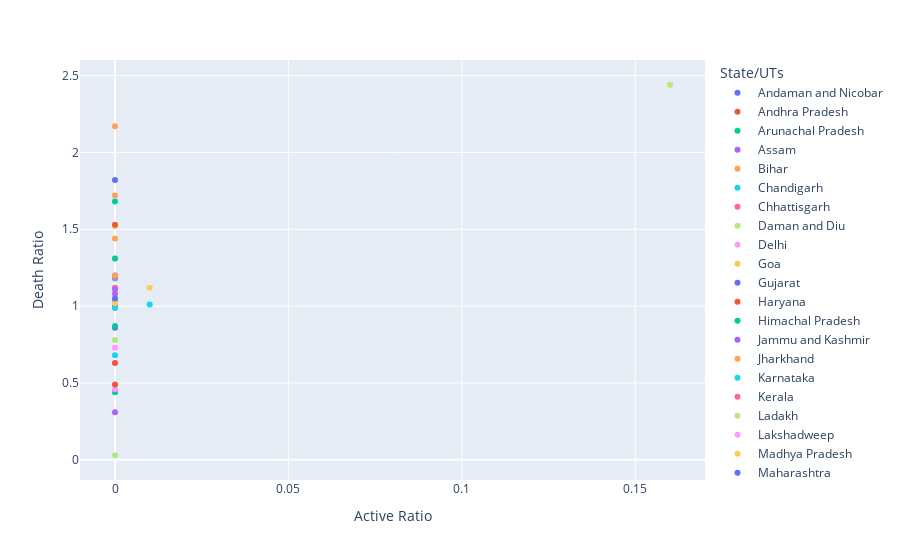

Notebook code cell kept with this figure:
### Markdown cell above
**Insight**   
  Even after having the highest number of covid cases in maharastra its death ratio is 1.82% while other state like punjab have high death ratio i.e 2.44%  
  Similarly we can compare other states with one another to make a report on Death Ratio.

### Code cell
import pandas as pd
import plotly.express as px

# Create a scatter plot using Plotly Express
px.scatter(df, x='Active Ratio',y='Death Ratio', color=df['State/UTs'])

### Figure 1 — Plotly figure (JSON) as saved in the notebook; plotly's stock layout.template omitted (floating-point values rounded to 4 significant figures)
{"data": [{"hovertemplate": "State/UTs=Andaman and Nicobar<br>Active Ratio=%{x}<br>Death Ratio=%{y}<extra></extra>", "legendgroup": "Andaman and Nicobar", "marker": {"color": "#636efa", "symbol": "circle"}, "mode": "markers", "name": "Andaman and Nicobar", "orientation": "v", "showlegend": true, "type": "scatter", "x": [0], "xaxis": "x", "y": [1.2], "yaxis": "y"}, {"hovertemplate": "State/UTs=Andhra Pradesh<br>Active Ratio=%{x}<br>Death Ratio=%{y}<extra></extra>", "legendgroup": "Andhra Pradesh", "marker": {"color": "#EF553B", "symbol": "circle"}, "mode": "markers", "name": "Andhra Pradesh", "orientation": "v", "showlegend": true, "type": "scatter", "x": [0], "xaxis": "x", "y": [0.63], "yaxis": "y"}, {"hovertemplate": "State/UTs=Arunachal Pradesh<br>Active Ratio=%{x}<br>Death Ratio=%{y}<extra></extra>", "legendgroup": "Arunachal Pradesh", "marker": {"color": "#00cc96", "symbol": "circle"}, "mode": "markers", "name": "Arunachal Pradesh", "orientation": "v", "showlegend": true, "type": "scatter", "x": [0], "xaxis": "x", "y": [0.44], "yaxis": "y"}, {"hovertemplate": "State/UTs=Assam<br>Active Ratio=%{x}<br>Death Ratio=%{y}<extra></extra>", "legendgroup": "Assam", "marker": {"color": "#ab63fa", "symbol": "circle"}, "mode": "markers", "name": "Assam", "orientation": "v", "showlegend": true, "type": "scatter", "x": [0], "xaxis": "x", "y": [1.08], "yaxis": "y"}, {"hovertemplate": "State/UTs=Bihar<br>Active Ratio=%{x}<br>Death Ratio=%{y}<extra></extra>", "legendgroup": "Bihar", "marker": {"color": "#FFA15A", "symbol": "circle"}, "mode": "markers", "name": "Bihar", "orientation": "v", "showlegend": true, "type": "scatter", "x": [0], "xaxis": "x", "y": [1.44], "yaxis": "y"}, {"hovertemplate": "State/UTs=Chandigarh<br>Active Ratio=%{x}<br>Death Ratio=%{y}<extra></extra>", "legendgroup": "Chandigarh", "marker": {"color": "#19d3f3", "symbol": "circle"}, "mode": "markers", "name": "Chandigarh", "orientation": "v", "showlegend": true, "type": "scatter", "x": [0], "xaxis": "x", "y": [1.18], "yaxis": "y"}, {"hovertemplate": "State/UTs=Chhattisgarh<br>Active Ratio=%{x}<br>Death Ratio=%{y}<extra></extra>", "legendgroup": "Chhattisgarh", "marker": {"color": "#FF6692", "symbol": "circle"}, "mode": "markers", "name": "Chhattisgarh", "orientation": "v", "showlegend": true, "type": "scatter", "x": [0], "xaxis": "x", "y": [1.19], "yaxis": "y"}, {"hovertemplate": "State/UTs=Daman and Diu<br>Active Ratio=%{x}<br>Death Ratio=%{y}<extra></extra>", "legendgroup": "Daman and Diu", "marker": {"color": "#B6E880", "symbol": "circle"}, "mode": "markers", "name": "Daman and Diu", "orientation": "v", "showlegend": true, "type": "scatter", "x": [0], "xaxis": "x", "y": [0.03], "yaxis": "y"}, {"hovertemplate": "State/UTs=Delhi<br>Active Ratio=%{x}<br>Death Ratio=%{y}<extra></extra>", "legendgroup": "Delhi", "marker": {"color": "#FF97FF", "symbol": "circle"}, "mode": "markers", "name": "Delhi", "orientation": "v", "showlegend": true, "type": "scatter", "x": [0], "xaxis": "x", "y": [1.31], "yaxis": "y"}, {"hovertemplate": "State/UTs=Goa<br>Active Ratio=%{x}<br>Death Ratio=%{y}<extra></extra>", "legendgroup": "Goa", "marker": {"color": "#FECB52", "symbol": "circle"}, "mode": "markers", "name": "Goa", "orientation": "v", "showlegend": true, "type": "scatter", "x": [0], "xaxis": "x", "y": [1.52], "yaxis": "y"}, {"hovertemplate": "State/UTs=Gujarat<br>Active Ratio=%{x}<br>Death Ratio=%{y}<extra></extra>", "legendgroup": "Gujarat", "marker": {"color": "#636efa", "symbol": "circle"}, "mode": "markers", "name": "Gujarat", "orientation": "v", "showlegend": true, "type": "scatter", "x": [0], "xaxis": "x", "y": [0.86], "yaxis": "y"}, {"hovertemplate": "State/UTs=Haryana<br>Active Ratio=%{x}<br>Death Ratio=%{y}<extra></extra>", "legendgroup": "Haryana", "marker": {"color": "#EF553B", "symbol": "circle"}, "mode": "markers", "name": "Haryana", "orientation": "v", "showlegend": true, "type": "scatter", "x": [0], "xaxis": "x", "y": [1], "yaxis": "y"}, {"hovertemplate": "State/UTs=Himachal Pradesh<br>Active Ratio=%{x}<br>Death Ratio=%{y}<extra></extra>", "legendgroup": "Himachal Pradesh", "marker": {"color": "#00cc96", "symbol": "circle"}, "mode": "markers", "name": "Himachal Pradesh", "orientation": "v", "showlegend": true, "type": "scatter", "x": [0], "xaxis": "x", "y": [1.31], "yaxis": "y"}, {"hovertemplate": "State/UTs=Jammu and Kashmir<br>Active Ratio=%{x}<br>Death Ratio=%{y}<extra></extra>", "legendgroup": "Jammu and Kashmir", "marker": {"color": "#ab63fa", "symbol": "circle"}, "mode": "markers", "name": "Jammu and Kashmir", "orientation": "v", "showlegend": true, "type": "scatter", "x": [0], "xaxis": "x", "y": [0.99], "yaxis": "y"}, {"hovertemplate": "State/UTs=Jharkhand<br>Active Ratio=%{x}<br>Death Ratio=%{y}<extra></extra>", "legendgroup": "Jharkhand", "marker": {"color": "#FFA15A", "symbol": "circle"}, "mode": "markers", "name": "Jharkhand", "orientation": "v", "showlegend": true, "type": "scatter", "x": [0], "xaxis": "x", "y": [1.2], "yaxis": "y"}, {"hovertemplate": "State/UTs=Karnataka<br>Active Ratio=%{x}<br>Death Ratio=%{y}<extra></extra>", "legendgroup": "Karnataka", "marker": {"color": "#19d3f3", "symbol": "circle"}, "mode": "markers", "name": "Karnataka", "orientation": "v", "showlegend": true, "type": "scatter", "x": [0], "xaxis": "x", "y": [0.99], "yaxis": "y"}, {"hovertemplate": "State/UTs=Kerala<br>Active Ratio=%{x}<br>Death Ratio=%{y}<extra></extra>", "legendgroup": "Kerala", "marker": {"color": "#FF6692", "symbol": "circle"}, "mode": "markers", "name": "Kerala", "orientation": "v", "showlegend": true, "type": "scatter", "x": [0], "xaxis": "x", "y": [1.04], "yaxis": "y"}, {"hovertemplate": "State/UTs=Ladakh<br>Active Ratio=%{x}<br>Death Ratio=%{y}<extra></extra>", "legendgroup": "Ladakh", "marker": {"color": "#B6E880", "symbol": "circle"}, "mode": "markers", "name": "Ladakh", "orientation": "v", "showlegend": true, "type": "scatter", "x": [0], "xaxis": "x", "y": [0.78], "yaxis": "y"}, {"hovertemplate": "State/UTs=Lakshadweep<br>Active Ratio=%{x}<br>Death Ratio=%{y}<extra></extra>", "legendgroup": "Lakshadweep", "marker": {"color": "#FF97FF", "symbol": "circle"}, "mode": "markers", "name": "Lakshadweep", "orientation": "v", "showlegend": true, "type": "scatter", "x": [0], "xaxis": "x", "y": [0.46], "yaxis": "y"}, {"hovertemplate": "State/UTs=Madhya Pradesh<br>Active Ratio=%{x}<br>Death Ratio=%{y}<extra></extra>", "legendgroup": "Madhya Pradesh", "marker": {"color": "#FECB52", "symbol": "circle"}, "mode": "markers", "name": "Madhya Pradesh", "orientation": "v", "showlegend": true, "type": "scatter", "x": [0], "xaxis": "x", "y": [1.02], "yaxis": "y"}, {"hovertemplate": "State/UTs=Maharashtra<br>Active Ratio=%{x}<br>Death Ratio=%{y}<extra></extra>", "legendgroup": "Maharashtra", "marker": {"color": "#636efa", "symbol": "circle"}, "mode": "markers", "name": "Maharashtra", "orientation": "v", "showlegend": true, "type": "scatter", "x": [0], "xaxis": "x", "y": [1.82], "yaxis": "y"}, {"hovertemplate": "State/UTs=Manipur<br>Active Ratio=%{x}<br>Death Ratio=%{y}<extra></extra>", "legendgroup": "Manipur", "marker": {"color": "#EF553B", "symbol": "circle"}, "mode": "markers", "name": "Manipur", "orientation": "v", "showlegend": true, "type": "scatter", "x": [0], "xaxis": "x", "y": [1.53], "yaxis": "y"}, {"hovertemplate": "State/UTs=Meghalaya<br>Active Ratio=%{x}<br>Death Ratio=%{y}<extra></extra>", "legendgroup": "Meghalaya", "marker": {"color": "#00cc96", "symbol": "circle"}, "mode": "markers", "name": "Meghalaya", "orientation": "v", "showlegend": true, "type": "scatter", "x": [0], "xaxis": "x", "y": [1.68], "yaxis": "y"}, {"hovertemplate": "State/UTs=Mizoram<br>Active Ratio=%{x}<br>Death Ratio=%{y}<extra></extra>", "legendgroup": "Mizoram", "marker": {"color": "#ab63fa", "symbol": "circle"}, "mode": "markers", "name": "Mizoram", "orientation": "v", "showlegend": true, "type": "scatter", "x": [0], "xaxis": "x", "y": [0.31], "yaxis": "y"}, {"hovertemplate": "State/UTs=Nagaland<br>Active Ratio=%{x}<br>Death Ratio=%{y}<extra></extra>", "legendgroup": "Nagaland", "marker": {"color": "#FFA15A", "symbol": "circle"}, "mode": "markers", "name": "Nagaland", "orientation": "v", "showlegend": true, "type": "scatter", "x": [0], "xaxis": "x", "y": [2.17], "yaxis": "y"}, {"hovertemplate": "State/UTs=Odisha<br>Active Ratio=%{x}<br>Death Ratio=%{y}<extra></extra>", "legendgroup": "Odisha", "marker": {"color": "#19d3f3", "symbol": "circle"}, "mode": "markers", "name": "Odisha", "orientation": "v", "showlegend": true, "type": "scatter", "x": [0], "xaxis": "x", "y": [0.68], "yaxis": "y"}, {"hovertemplate": "State/UTs=Puducherry<br>Active Ratio=%{x}<br>Death Ratio=%{y}<extra></extra>", "legendgroup": "Puducherry", "marker": {"color": "#FF6692", "symbol": "circle"}, "mode": "markers", "name": "Puducherry", "orientation": "v", "showlegend": true, "type": "scatter", "x": [0], "xaxis": "x", "y": [1.12], "yaxis": "y"}, {"hovertemplate": "State/UTs=Punjab<br>Active Ratio=%{x}<br>Death Ratio=%{y}<extra></extra>", "legendgroup": "Punjab", "marker": {"color": "#B6E880", "symbol": "circle"}, "mode": "markers", "name": "Punjab", "orientation": "v", "showlegend": true, "type": "scatter", "x": [0.16], "xaxis": "x", "y": [2.44], "yaxis": "y"}, {"hovertemplate": "State/UTs=Rajasthan<br>Active Ratio=%{x}<br>Death Ratio=%{y}<extra></extra>", "legendgroup": "Rajasthan", "marker": {"color": "#FF97FF", "symbol": "circle"}, "mode": "markers", "name": "Rajasthan", "orientation": "v", "showlegend": true, "type": "scatter", "x": [0], "xaxis": "x", "y": [0.73], "yaxis": "y"}, {"hovertemplate": "State/UTs=Sikkim<br>Active Ratio=%{x}<br>Death Ratio=%{y}<extra></extra>", "legendgroup": "Sikkim", "marker": {"color": "#FECB52", "symbol": "circle"}, "mode": "markers", "name": "Sikkim", "orientation": "v", "showlegend": true, "type": "scatter", "x": [0.01], "xaxis": "x", "y": [1.12], "yaxis": "y"}, {"hovertemplate": "State/UTs=Tamil Nadu<br>Active Ratio=%{x}<br>Death Ratio=%{y}<extra></extra>", "legendgroup": "Tamil Nadu", "marker": {"color": "#636efa", "symbol": "circle"}, "mode": "markers", "name": "Tamil Nadu", "orientation": "v", "showlegend": true, "type": "scatter", "x": [0], "xaxis": "x", "y": [1.05], "yaxis": "y"}, {"hovertemplate": "State/UTs=Telengana<br>Active Ratio=%{x}<br>Death Ratio=%{y}<extra></extra>", "legendgroup": "Telengana", "marker": {"color": "#EF553B", "symbol": "circle"}, "mode": "markers", "name": "Telengana", "orientation": "v", "showlegend": true, "type": "scatter", "x": [0], "xaxis": "x", "y": [0.49], "yaxis": "y"}, {"hovertemplate": "State/UTs=Tripura<br>Active Ratio=%{x}<br>Death Ratio=%{y}<extra></extra>", "legendgroup": "Tripura", "marker": {"color": "#00cc96", "symbol": "circle"}, "mode": "markers", "name": "Tripura", "orientation": "v", "showlegend": true, "type": "scatter", "x": [0], "xaxis": "x", "y": [0.87], "yaxis": "y"}, {"hovertemplate": "State/UTs=Uttar Pradesh<br>Active Ratio=%{x}<br>Death Ratio=%{y}<extra></extra>", "legendgroup": "Uttar Pradesh", "marker": {"color": "#ab63fa", "symbol": "circle"}, "mode": "markers", "name": "Uttar Pradesh", "orientation": "v", "showlegend": true, "type": "scatter", "x": [0], "xaxis": "x", "y": [1.11], "yaxis": "y"}, {"hovertemplate": "State/UTs=Uttarakhand<br>Active Ratio=%{x}<br>Death Ratio=%{y}<extra></extra>", "legendgroup": "Uttarakhand", "marker": {"color": "#FFA15A", "symbol": "circle"}, "mode": "markers", "name": "Uttarakhand", "orientation": "v", "showlegend": true, "type": "scatter", "x": [0], "xaxis": "x", "y": [1.72], "yaxis": "y"}, {"hovertemplate": "State/UTs=West Bengal<br>Active Ratio=%{x}<br>Death Ratio=%{y}<extra></extra>", "legendgroup": "West Bengal", "marker": {"color": "#19d3f3", "symbol": "circle"}, "mode": "markers", "name": "West Bengal", "orientation": "v", "showlegend": true, "type": "scatter", "x": [0.01], "xaxis": "x", "y": [1.01], "yaxis": "y"}], "layout": {"autosize": true, "legend": {"title": {"text": "State/UTs"}, "tracegroupgap": 0}, "margin": {"t": 60}, "xaxis": {"anchor": "y", "autorange": true, "domain": [0, 1], "range": [-0.009833, 0.1698], "title": {"text": "Active Ratio"}, "type": "linear"}, "yaxis": {"anchor": "x", "autorange": true, "domain": [0, 1], "range": [-0.1566, 2.627], "title": {"text": "Death Ratio"}, "type": "linear"}}}
